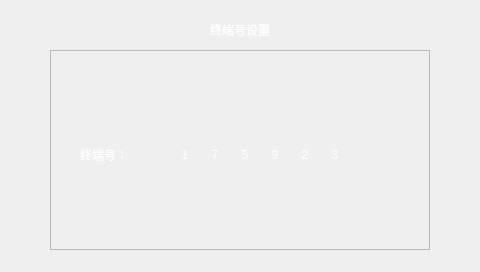
<?xml version="1.0" encoding="UTF-8"?>
<ui version="4.0">
 <class>posidWidget</class>
 <widget class="QWidget" name="posidWidget">
  <property name="geometry">
   <rect>
    <x>0</x>
    <y>0</y>
    <width>480</width>
    <height>272</height>
   </rect>
  </property>
  <property name="windowTitle">
   <string>Form</string>
  </property>
  <property name="styleSheet">
   <string notr="true">#posidWidget {
border-image: url(:/images/background.png);
}</string>
  </property>
  <widget class="QFrame" name="frame">
   <property name="geometry">
    <rect>
     <x>50</x>
     <y>50</y>
     <width>380</width>
     <height>200</height>
    </rect>
   </property>
   <property name="styleSheet">
    <string notr="true">#frame {border-image: url(:/images/backglass.png);}</string>
   </property>
   <property name="frameShape">
    <enum>QFrame::StyledPanel</enum>
   </property>
   <property name="frameShadow">
    <enum>QFrame::Raised</enum>
   </property>
   <widget class="QLabel" name="label_2">
    <property name="geometry">
     <rect>
      <x>30</x>
      <y>90</y>
      <width>90</width>
      <height>30</height>
     </rect>
    </property>
    <property name="styleSheet">
     <string notr="true">color: rgb(255, 255, 255);
font: 75 16pt &quot;微软雅黑&quot;;</string>
    </property>
    <property name="text">
     <string>终端号：</string>
    </property>
   </widget>
   <widget class="QLabel" name="IDlabel_1">
    <property name="geometry">
     <rect>
      <x>120</x>
      <y>90</y>
      <width>30</width>
      <height>30</height>
     </rect>
    </property>
    <property name="styleSheet">
     <string notr="true">color: rgb(255, 255, 255);
image: url(:/images/check.png);
font: 75 16pt &quot;微软雅黑&quot;;</string>
    </property>
    <property name="text">
     <string>1</string>
    </property>
    <property name="alignment">
     <set>Qt::AlignCenter</set>
    </property>
   </widget>
   <widget class="QLabel" name="IDlabel_2">
    <property name="geometry">
     <rect>
      <x>150</x>
      <y>90</y>
      <width>30</width>
      <height>30</height>
     </rect>
    </property>
    <property name="styleSheet">
     <string notr="true">color: rgb(255, 255, 255);
image: url(:/images/uncheck.png);
font: 75 16pt &quot;微软雅黑&quot;;</string>
    </property>
    <property name="text">
     <string>7</string>
    </property>
    <property name="alignment">
     <set>Qt::AlignCenter</set>
    </property>
   </widget>
   <widget class="QLabel" name="IDlabel_3">
    <property name="geometry">
     <rect>
      <x>180</x>
      <y>90</y>
      <width>30</width>
      <height>30</height>
     </rect>
    </property>
    <property name="styleSheet">
     <string notr="true">color: rgb(255, 255, 255);
image: url(:/images/uncheck.png);
font: 75 16pt &quot;微软雅黑&quot;;</string>
    </property>
    <property name="text">
     <string>5</string>
    </property>
    <property name="alignment">
     <set>Qt::AlignCenter</set>
    </property>
   </widget>
   <widget class="QLabel" name="IDlabel_4">
    <property name="geometry">
     <rect>
      <x>210</x>
      <y>90</y>
      <width>30</width>
      <height>30</height>
     </rect>
    </property>
    <property name="styleSheet">
     <string notr="true">color: rgb(255, 255, 255);
image: url(:/images/uncheck.png);
font: 75 16pt &quot;微软雅黑&quot;;</string>
    </property>
    <property name="text">
     <string>9</string>
    </property>
    <property name="alignment">
     <set>Qt::AlignCenter</set>
    </property>
   </widget>
   <widget class="QLabel" name="IDlabel_5">
    <property name="geometry">
     <rect>
      <x>240</x>
      <y>90</y>
      <width>30</width>
      <height>30</height>
     </rect>
    </property>
    <property name="styleSheet">
     <string notr="true">color: rgb(255, 255, 255);
image: url(:/images/uncheck.png);
font: 75 16pt &quot;微软雅黑&quot;;</string>
    </property>
    <property name="text">
     <string>2</string>
    </property>
    <property name="alignment">
     <set>Qt::AlignCenter</set>
    </property>
   </widget>
   <widget class="QLabel" name="IDlabel_6">
    <property name="geometry">
     <rect>
      <x>270</x>
      <y>90</y>
      <width>30</width>
      <height>30</height>
     </rect>
    </property>
    <property name="styleSheet">
     <string notr="true">color: rgb(255, 255, 255);
image: url(:/images/uncheck.png);
font: 75 16pt &quot;微软雅黑&quot;;</string>
    </property>
    <property name="text">
     <string>3</string>
    </property>
    <property name="alignment">
     <set>Qt::AlignCenter</set>
    </property>
   </widget>
   <widget class="QLabel" name="IDlabel_7">
    <property name="geometry">
     <rect>
      <x>300</x>
      <y>90</y>
      <width>30</width>
      <height>30</height>
     </rect>
    </property>
    <property name="styleSheet">
     <string notr="true">color: rgb(255, 255, 255);
image: url(:/images/uncheck.png);
font: 75 16pt &quot;微软雅黑&quot;;</string>
    </property>
    <property name="text">
     <string/>
    </property>
    <property name="alignment">
     <set>Qt::AlignCenter</set>
    </property>
   </widget>
   <widget class="QLabel" name="IDlabel_8">
    <property name="geometry">
     <rect>
      <x>330</x>
      <y>90</y>
      <width>30</width>
      <height>30</height>
     </rect>
    </property>
    <property name="styleSheet">
     <string notr="true">color: rgb(255, 255, 255);
image: url(:/images/uncheck.png);
font: 75 16pt &quot;微软雅黑&quot;;</string>
    </property>
    <property name="text">
     <string/>
    </property>
    <property name="alignment">
     <set>Qt::AlignCenter</set>
    </property>
   </widget>
  </widget>
  <widget class="QLabel" name="label">
   <property name="geometry">
    <rect>
     <x>180</x>
     <y>15</y>
     <width>120</width>
     <height>30</height>
    </rect>
   </property>
   <property name="styleSheet">
    <string notr="true">color: rgb(255, 255, 255);
font: 75 18pt &quot;微软雅黑&quot;;</string>
   </property>
   <property name="text">
    <string>终端号设置</string>
   </property>
   <property name="alignment">
    <set>Qt::AlignCenter</set>
   </property>
  </widget>
  <widget class="QFrame" name="frame_2">
   <property name="geometry">
    <rect>
     <x>0</x>
     <y>0</y>
     <width>480</width>
     <height>272</height>
    </rect>
   </property>
   <property name="styleSheet">
    <string notr="true">#frame_2 {
border-image: url(:/images/background.png);
}</string>
   </property>
   <property name="frameShape">
    <enum>QFrame::NoFrame</enum>
   </property>
   <property name="frameShadow">
    <enum>QFrame::Raised</enum>
   </property>
  </widget>
  <zorder>frame_2</zorder>
  <zorder>frame</zorder>
  <zorder>label</zorder>
 </widget>
 <resources/>
 <connections/>
</ui>
